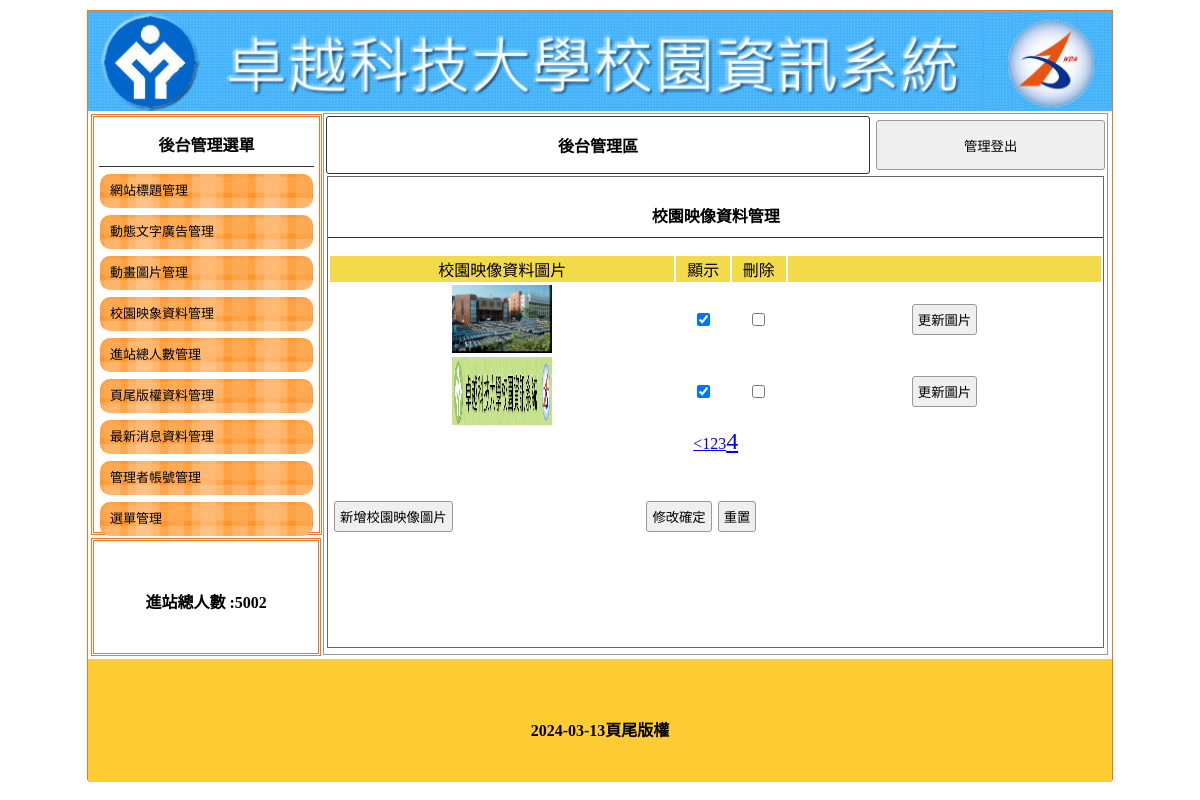
Screenshot of /back.php?do=image&p=4 with the database file from the repository.
### tables this page shows
CREATE TABLE `titles` (
  `id` int(10) UNSIGNED NOT NULL,
  `img` text NOT NULL,
  `text` text NOT NULL,
  `sh` int(1) NOT NULL DEFAULT 0
);

CREATE TABLE `total` (
  `id` int(10) UNSIGNED NOT NULL,
  `total` int(5) NOT NULL
);

CREATE TABLE `image` (
  `id` int(10) UNSIGNED NOT NULL,
  `img` text NOT NULL,
  `sh` int(1) NOT NULL DEFAULT 1
);

CREATE TABLE `bottom` (
  `id` int(10) UNSIGNED NOT NULL,
  `bottom` text NOT NULL
);

### api/db.php (called while the page is built, shortened)
<?php
class DB
{
    protected $dsn = "mysql:host=localhost;charset=utf8;dbname=c1-06";
    protected $pdo;
    protected $table;
    public function __construct($table)
    {
        $this->table = $table;
        $this->pdo = new PDO($this->dsn, 'root', '');
    }
    private function a2s($array)
    {
        foreach ($array as $col => $value) {
            $tmp[] = "`$col`='$value'";
        }
        return $tmp;
    }
    function find($id)
    {
        $sql = "select * from `$this->table` where ";
        if (is_array($id)) {
            $tmp = $this->a2s($id);
            $sql .= join(" && ", $tmp);
        } elseif (is_numeric($id)) {
            $sql .= "`id`='$id'";
        } else {
            echo "x type";
        }
        return $this->pdo->query($sql)->fetch(PDO::FETCH_ASSOC);
    }
    private function sql_all($sql, $array, $other)
    {
        if (isset($this->table) && !empty($this->table)) {
            if (is_array($array)) {
                if (!empty($array)) {
                    $tmp = $this->a2s($array);
                    $sql .= " where " . join(" && ", $tmp);
                }
            } else {
                $sql .= " $array ";
            }
            return $sql .= $other;
        } else {
            echo "x table";
        }
    }
    function all($where = '', $other = '')
    {
        $sql = "select * from `$this->table` ";
        $sql = $this->sql_all($sql, $where, $other);
        return $this->pdo->query($sql)->fetchAll(PDO::FETCH_ASSOC);
    }
    function count($where = '', $other = '')
    {
        $sql = "select count(*) from `$this->table` ";
        $sql = $this->sql_all($sql, $where, $other);
        return $this->pdo->query($sql)->fetchColumn();
    }
}
$Title = new DB('titles');
$Total = new DB('total');
$Bottom = new DB('bottom');
if (isset($_GET['do'])) {
    if (isset(${ucfirst($_GET['do'])})) {
        $DB = ${ucfirst($_GET['do'])};
    }
} else {
    $DB = $Title;
}

### back.php (the view, shortened to what this page needs)
<?php include_once "./api/db.php";?>
<!DOCTYPE html PUBLIC "-//W3C//DTD XHTML 1.0 Transitional//EN" "http://www.w3.org/TR/xhtml1/DTD/xhtml1-transitional.dtd">
<html xmlns="http://www.w3.org/1999/xhtml">
<head>
	<link href="./css/css.css" rel="stylesheet" type="text/css">
</head>
<body>
	<div id="main">
	<?php $row=$Title->find(['sh'=>1]);?>
		<a title="<?=$row['text'];?>" href="./index.php">
			<div class="ti" style="background:url('./img/<?=$row['img'];?>'); background-size:cover;"></div>
		</a>
		<div id="ms">
			<div id="lf" style="float:left;">
				<div id="menuput" class="dbor">
					<span class="t botli">後台管理選單</span>
					<a style="color:#000; font-size:13px; text-decoration:none;" href="?do=title">
						<div class="mainmu">
							網站標題管理 </div>
					</a>
					<a style="color:#000; font-size:13px; text-decoration:none;" href="?do=ad">
						<div class="mainmu">
							動態文字廣告管理 </div>
					</a>
					<a style="color:#000; font-size:13px; text-decoration:none;" href="?do=mvim">
						<div class="mainmu">
							動畫圖片管理 </div>
					</a>
					<a style="color:#000; font-size:13px; text-decoration:none;" href="?do=image">
						<div class="mainmu">
							校園映象資料管理 </div>
					</a>
					<a style="color:#000; font-size:13px; text-decoration:none;" href="?do=total">
						<div class="mainmu">
							進站總人數管理 </div>
					</a>
					<a style="color:#000; font-size:13px; text-decoration:none;" href="?do=bottom">
						<div class="mainmu">
							頁尾版權資料管理 </div>
					</a>
					<a style="color:#000; font-size:13px; text-decoration:none;" href="?do=news">
						<div class="mainmu">
							最新消息資料管理 </div>
					</a>
					<a style="color:#000; font-size:13px; text-decoration:none;" href="?do=admin">
						<div class="mainmu">
							管理者帳號管理 </div>
					</a>
					<a style="color:#000; font-size:13px; text-decoration:none;" href="?do=menu">
						<div class="mainmu">
							選單管理 </div>
					</a>
				</div>
				<div class="dbor" style="margin:3px; width:95%; height:20%; line-height:100px;">
					<span class="t">進站總人數 :<?=$Total->find(1)['total'];?></span>
				</div>
			</div>
			<div class="di" style="height:540px; border:#999 1px solid; width:76.5%; margin:2px 0px 0px 0px; float:left; position:relative; left:20px;">
				<table width="100%">
					<tbody>
						<tr>
							<td style="width:70%;font-weight:800; border:#333 1px solid; border-radius:3px;" class="cent"><a href="?do=admin" style="color:#000; text-decoration:none;">後台管理區</a></td>
							<td><button onclick="location.href='./api/logout.php'" style="width:99%; margin-right:2px; height:50px;">管理登出</button></td>
						</tr>
					</tbody>
				</table>
				<?php
				$do = $_GET['do'] ?? 'title';
				$file = "./back/{$do}.php";
				if (file_exists($file)) {
					include $file;
				} else {
					include "./back/title.php";
				}
				?>
			</div>
		</div>
		<div style="width:1024px; left:0px; position:relative; background:#FC3; margin-top:4px; height:123px; display:block;">
			<span class="t" style="line-height:123px;"><?=$Bottom->find(1)['bottom'];?></span>
		</div>
	</div>
</body>
</html>

### back/image.php (shortened to what this page needs)
<div style="width:99%; height:87%; margin:auto; overflow:auto; border:#666 1px solid;">
    <p class="t cent botli">校園映像資料管理</p>
    <form method="post" action="./api/edit.php">
        <table width="100%" style="text-align: center;">
            <tr class="yel">
                <td width="45%">校園映像資料圖片</td>
                <td width="7%">顯示</td>
                <td width="7%">刪除</td>
                <td></td>
            </tr>
            <?php
            $total = $DB->count();
            $div = 3;
            $pages = ceil($total / $div);
            $now = $_GET['p'] ?? 1;
            $start = ($now - 1) * $div;
            $rows = $DB->all(" limit $start,$div");
            foreach ($rows as $row) {
            ?>
                <tr>
                    <td class="cent"><img src="./img/<?= $row['img']; ?>" style="width:100px;height:68px"></td>
                    <td><input type="checkbox" name="sh[]" value="<?= $row['id']; ?>" <?= ($row['sh'] == 1) ? 'checked' : ''; ?>></td>
                    <td>
                        <input type="checkbox" name="del[]" value="<?= $row['id']; ?>">
                    </td>
                    <td><input type="button" value="更新圖片" onclick="op('#cover','#cvr','./model/upload.php?table=<?= $do; ?>&id=<?= $row['id']; ?>')"></td>
                </tr>
            <?php
            }
            ?>
        </table>
        <div class="cent">
                <?php
                if ($now > 1) {
                    $prev = $now - 1;
                    echo "<a href='?do=$do&p=$prev'><</a>";
                }
                for ($i = 1; $i <= $pages; $i++) {
                    $fontsize = ($now == $i) ? '24px' : '16px';
                    echo "<a href='?do=$do&p=$i'style='font-size:$fontsize'>$i</a>";
                }
                ?>
            </div>
        <table style="margin-top:40px; width:70%;">
            <tr>
                <td width="200px"><input type="button" onclick="op('#cover','#cvr','./model/<?= $do; ?>.php?table=<?= $do; ?>')" value="新增校園映像圖片"></td>
                <td class="cent"><input type="submit" value="修改確定"><input type="reset" value="重置"></td>
            </tr>
        </table>
    </form>
</div>

### css/css.css (style rules this page uses)
body { padding: 0px; margin: 0px; }
#main { width: 1024px; height: 768px; margin: 10px auto 10px auto; border: #EE7728 1px solid; position: relative; }
.ti { width: 100%; height: 100px; position: relative; background-size: cover; background-repeat: no-repeat; }
.dbor { border: #EE7728 double 3px; margin: 1px; padding: 2px 10px 2px 10px; }
.t { font-weight: 800; display: block; text-align: center; padding: 10px 1px 10px 1px; }
.botli { border-bottom: #333 1px solid; }
.mainmu { position: relative; border-radius: 10px; background: url(../icon/menu.fw.png) center no-repeat; background-size: cover; line-height: 30px; padding: 2px 10px 2px 10px; margin: 7px 1px 7px 1px; }
#lf { height: 540px; width: 21%; display: inline-block; }
#menuput { width: 100%; height: 75%; position: relative; padding: 5px; display: block; margin: 3px; }
.di { display: inline-block; }
.cent { text-align: center; }
input, button { border: #999 1px solid; border-radius: 3px; background: #EFEFEF; padding: 5px; margin: 3px; }
.yel td { background: #F3DA49; text-align: center; }

### rows the page displays
titles: img (picture)
total: total "5002"
image: img (picture), sh "☑"
image: img (picture), sh "☑"
bottom: bottom "2024-03-13頁尾版權"
